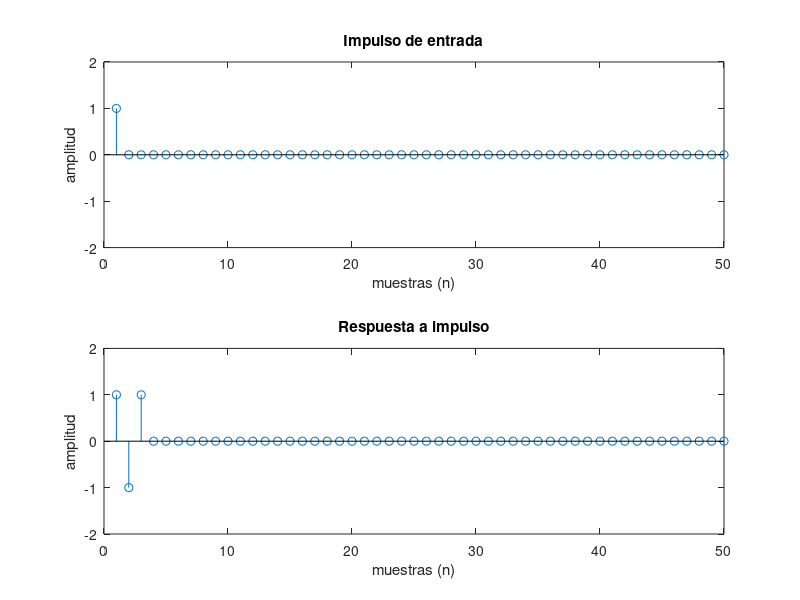

The MATLAB source for this figure: (Note: this script raises an error after producing the figure.)
clc
close all


%% I.1
% y(n) = x(n) - 2*cos(t)*x(n-1) + x(n-2)
close all

fs = 50;
n = 1:1:fs;
L = length(n);
t = pi/3;

x = zeros(1, L); x(1) = 1;
y = zeros(1, length(x));

y(1) = x(1);
y(2) = x(2) - 2*cos(t)*x(1);
for i = 3 : length(x)
    y(i) = x(i) - 2*cos(t)*x(i-1) + x(i-2);
end

subplot(2,1,1)
stem(n, x)
xlabel('muestras (n)'); ylabel('amplitud');
axis([0 L -2 2])
title('Impulso de entrada')

subplot(2,1,2)
stem(n, y)
xlabel('muestras (n)'); ylabel('amplitud');
axis([0 L -2 2])
title('Respuesta a impulso')

% |H(w)| = |1 - 2cos(t)*e^(-jw) + e^(-2jw)|
close all

w_array = -pi:1e-3:pi;
yy1 = H1(w_array, pi/6);
yy2 = H1(w_array, pi/3);
yy3 = H1(w_array, pi/2);

plot(w_array, yy1)
hold on
plot(w_array, yy2)
plot(w_array, yy3)
axis([-pi pi -40 20]); xlabel('w (rad/muestra)'); ylabel('magnitud (dB)');
title('Magnitud de respuesta en frecuencia para distintos \theta')
hold off
legend('pi/6','pi/3','pi/2')

%% I.2


r_p = 0.7;
b0 = 1-r_p;

y(1) = b0*x(1);
y(2) = b0*x(1) +2*r_p*cos(t)*y(1);

for i = 1:length(x)
    if (i-2>0)
        y(i) = b0*x(i) + 2*r_p*cos(t)*y(i-1) - r_p^2*y(i-2);
    end
end
subplot(2,1,1)
stem(n, x)
xlabel('muestras (n)'); ylabel('amplitud');
title('Impulso de entrada')

subplot(2,1,2)
stem(n, y)  
xlabel('muestras (n)'); ylabel('amplitud');
title('Respuesta a impulso')
% |H(w)| = |1 - 2cos(t)*e^(-jw) + e^(-2jw)|
close all

w_array = -pi:1e-3:pi;
yy1 = H2(w_array, 0.99);
yy2 = H2(w_array, 0.9);
yy3 = H2(w_array, 0.7);

plot(w_array, yy1)
hold on
plot(w_array, yy2)
plot(w_array, yy3)
axis([-pi pi -40 20]); xlabel('w (rad/muestra)'); ylabel('magnitud (dB)');
title('Magnitud de respuesta en frecuencia para distintos r')
hold off
legend('0.99','0.9','0.7')

%% I.3 FILTRADO FIR DE LA SEÑAL NSPEECH
load("nspeech.mat");
fn= 1685/fs;
w_arr0 = -pi:2*pi/length(nspeech):pi-2*pi/length(nspeech);

y = FIR_filter(nspeech,fn);
w_arr1 = -pi:2*pi/length(y):pi-2*pi/length(y);

r = 0.99;
theta = 2*pi*fn;
%parámetros
b0 = 1;
b1 = -r*cos(theta);
b2 = r^2;  
B = [b0 b1 b2];
A = 1;

yfi=filter(A, B, nspeech); %FORMA DIRECTA 2 TRANSPUESTA
figure()
plot(w_arr0, (20*log10(abs(fftshift(fft(nspeech))))));
axis([-pi pi -30 75]); xlabel('w (rad/muestra)'); ylabel('magnitud (dB)');
title('Magnitud del espectro de la señal de entrada nspeech')
%plot(w_arr0, abs(fftshift(fft(yfi))));
figure()
plot(w_arr1, (20*log10(abs(fftshift(fft(y))))));
axis([-pi pi -30 75]); xlabel('w (rad/muestra)'); ylabel('magnitud (dB)');
title('Magnitud del espectro de la señal de salida')
figure()
plot(w_arr0, (20*log10(abs(fftshift(fft(yfi))))));
axis([-pi pi -30 75]); xlabel('w (rad/muestra)'); ylabel('magnitud (dB)');
title('Magnitud del espectro de la señal de salida empleando filter()')
%legend('nspeech','filter','FIR filter')A
%%  FILTRADO IIR DE LA SEÑAL PCM
load("pcm.mat")
b_k = [1 -r];
a1 = -r*cos(theta);
a2 = r^2;
a_k = [a1 a2];

filtered_pcm= IIR_filter( pcm, b_k, a_k);
%
paso = (2*pi/(length(pcm)));
w_arr = -pi:paso:pi-paso;
z = fftshift(fft(pcm));
z2 = fftshift(fft(filtered_pcm));


%y_pcm = H2(w_arr, 0.99);
%y_fpcm =  H2(w_arr, 0.99);
figure()
plot(w_arr, abs(z))
axis([-pi pi -20 330]); xlabel('w (rad/s)'); ylabel('magnitud (dB)');
title('Magnitud de respuesta en frecuencia para distintos \theta')
figure()
plot(w_arr, abs(z2))
axis([-pi pi -20 330]); xlabel('w (rad/s)'); ylabel('magnitud (dB)');
title('Magnitud de respuesta en frecuencia para distintos \theta')


%% II.1
wc = 2*pi/3;

N1 = 21;
N2 = 101;
N3 = 1001;

n1=0:N1-1;
n2=0:N2-1;
n3=0:N3-1;

h1 = wc/pi * sinc((n1-(N1-1)/2)*wc/pi);
h2 = wc/pi * sinc((n2-(N2-1)/2)*wc/pi);
h3 = wc/pi * sinc((n3-(N3-1)/2)*wc/pi);
figure()
subplot(3,1,1)
plot(n1,h1)
xlabel('Tiempo (s)')
ylabel('Amplitud')
title('filtro h(n) con N=21')
grid on
subplot(3,1,2)
plot(n2,h2)
xlabel('Tiempo (s)')
ylabel('Amplitud')
title('filtro h(n) con N=101')
grid on
subplot(3,1,3)
plot(n3,h3)
xlabel('Tiempo (s)')
ylabel('Amplitud')
title('filtro h(n) con N=1001')
grid on

[H11,w1]=DTFT(h1,512);
figure()
subplot(3,1,1)
plot(w1/pi,abs(H11))
xlabel('Frecuencia Normalizada (\times\pi rad/muestra)')
ylabel('Magnitud ')
title('|H(w)| con N=21')
grid on
[H21,w2]=DTFT(h2,512);
subplot(3,1,2)
plot(w2/pi,abs(H21))
xlabel('Frecuencia Normalizada (\times\pi rad/muestra)')
ylabel('Magnitud ')
title('|H(w)| con N=101')
grid on
[H31,w3]=DTFT(h3,512);
subplot(3,1,3)
plot(w3/pi,abs((H31)))
xlabel('Frecuencia Normalizada (\times\pi rad/muestra)')
ylabel('Magnitud ')
title('|H(w)| con N=1001')
grid on

figure()
subplot(3,1,1)
plot(w1/pi,unwrap(angle(H11)))
xlabel('Frecuencia Normalizada (\times\pi rad/muestra)')
ylabel('Fase (°)')
ylim([-90 90])
xlim([-1 1])
title('Fase del espectro de H(w) con N=21')
grid on 
subplot(3,1,2)
plot(w2/pi,unwrap(angle(H21)))
xlabel('Frecuencia Normalizada (\times\pi rad/muestra)')
ylabel('Fase (°)')
ylim([-270 90])
xlim([-1 1])
title('Fase del espectro de H(w) con N=101')
grid on 
subplot(3,1,3)
plot(w3/pi,unwrap(angle(H31)))
xlabel('Frecuencia Normalizada (\times\pi rad/muestra)')
ylabel('Fase (°)')
ylim([-270 90])
xlim([-1 1])
title('Fase del espectro de H(w) con N=1001')
grid on 
%% II.2

fs= 1000;
Ts=1/fs;
L = 100;
t = (0:L-1).*Ts;

rect = rectwin(L);
jamon = hann(L);
hamm = hamming(L);
black = blackman(L);
bart = bartlett(L);


figure()
subplot(5,1,1)
plot(t,rect);
xlabel('Tiempo (s)')
ylabel('Amplitud')
title('Ventana rectangular')
grid on

subplot(5,1,2)
plot(t,jamon)
xlabel('Tiempo (s)')
ylabel('Amplitud')
title('Ventana hanning')
grid on

subplot(5,1,3)
plot(t,hamm)
xlabel('Tiempo (s)')
ylabel('Amplitud')
title('Ventana hamming')
grid on

subplot(5,1,4)
plot(t,black)
xlabel('Tiempo (s)')
ylabel('Amplitud')
title('Ventana blackman')
grid on

subplot(5,1,5)
plot(t,bart)
xlabel('Tiempo (s)')
ylabel('Amplitud')
title('Ventana bartlett')
grid on

w=-pi:2*pi/L:pi-2*pi/L;

s_rect=fft(rect);
s_jamon = fft(jamon);
s_hamm = fft(hamm);
s_black = fft(black);
s_bart = fft(bart);

figure()
subplot(5,2,1)
stem(w/pi,20*log10(abs(fftshift(s_rect))))
xlabel('Frecuencia Normalizada (\times\pi rad/muestra)')
ylabel('Magnitud (dB)')
ylim([-50 50])
xlim([-1 1])
title('Magnitud del espectro de la ventana rectangular')
grid on
subplot(5,2,2)
plot(w/pi,unwrap(angle(s_rect)))
xlabel('Frecuencia Normalizada (\times\pi rad/muestra)')
ylabel('Fase (°)')
ylim([-30 10])
xlim([-1 1])
title('Fase del espectro de la ventana rectangular')
grid on 

subplot(5,2,3)
stem(w/pi,20*log10(abs(fftshift(s_jamon))))
xlabel('Frecuencia Normalizada (\times\pi rad/muestra)')
ylabel('Magnitud (dB)')
ylim([-50 50])
xlim([-1 1])
title('Magnitud del espectro de la ventana hanning')
grid on
subplot(5,2,4)
plot(w/pi,unwrap(angle(s_jamon)))
xlabel('Frecuencia Normalizada (\times\pi rad/muestra)')
ylabel('Fase (°)')
ylim([-30 10])
xlim([-1 1])
title('Fase del espectro de la ventana rectangular')
grid on 

subplot(5,2,5)
stem(w/pi,20*log10(abs(fftshift(s_hamm))))
xlabel('Frecuencia Normalizada (\times\pi rad/muestra)')
ylabel('Magnitud (dB)')
ylim([-50 50])
xlim([-1 1])
title('Magnitud del espectro de la ventana hamming')
grid on
subplot(5,2,6)
plot(w/pi,unwrap(angle(s_hamm)))
xlabel('Frecuencia Normalizada (\times\pi rad/muestra)')
ylabel('Fase (°)')
ylim([-30 10])
xlim([-1 1])
title('Fase del espectro de la ventana rectangular')
grid on 

subplot(5,2,7)
stem(w/pi,20*log10(abs(fftshift(s_black))))
xlabel('Frecuencia Normalizada (\times\pi rad/muestra)')
ylabel('Magnitud (dB)')
ylim([-50 50])
xlim([-1 1])
title('Magnitud del espectro de la ventana blackman')
grid on
subplot(5,2,8)
plot(w/pi,unwrap(angle(s_black)))
xlabel('Frecuencia Normalizada (\times\pi rad/muestra)')
ylabel('Fase (°)')
ylim([-30 10])
xlim([-1 1])
title('Fase del espectro de la ventana rectangular')
grid on 


subplot(5,2,9)
stem(w/pi,20*log10(abs(fftshift(s_bart))))
xlabel('Frecuencia Normalizada (\times\pi rad/muestra)')
ylabel('Magnitud (dB)')
ylim([-50 50])
xlim([-1 1])
title('Magnitud del espectro de la ventana bartlett')
grid on
subplot(5,2,10)
plot(w/pi,unwrap(angle(s_bart)))
xlabel('Frecuencia Normalizada (\times\pi rad/muestra)')
ylabel('Fase (°)')
ylim([-30 10])
xlim([-1 1])
title('Fase del espectro de la ventana rectangular')
grid on 



%% III
%III.2
fs=16000;
fc=3000;
w=pi*fc/fs;
n=70;

A1 = fir1(n,w,"low","scale");
A2 = fir1(n,w,"low",rectwin(n+1),"scale");
A3 = fir1(n,w,"low",blackman(n+1),"scale");
figure()
freqz(A1,1,16000)
title('Espectro del filtro pasabajos de orden 70, fc=3kHz, fs=16ksps.')
figure()
freqz(A2,1,16000)
title('Espectro del filtro pasabajos de orden 70, fc=3kHz, fs=16ksps, método fir1 con ventana rectangular.')
figure()
freqz(A3,1,16000)
title('Espectro del filtro pasabajos de orden 70, fc=3kHz, fs=16ksps, método fir1 con ventana blackman.')
%% III.3
f=[0 0.1 0.1 0.4 0.4 0.65 0.75 1];
m=[1 1 0 0 0.5 0.5 0 0];
B1 = fir2(70,f,m);
B2 = fir2(150,f,m);

figure()
freqz(B1,1,16000)
title('Espectro del filtro FIR solicitado de orden 70, método fir2().')

figure()
freqz(B2,1,16000)
title('Espectro del filtro FIR solicitado de orden 150, método fir2().')

%% III.4

f=[0 0.1 0.15 0.35 0.4 0.65 0.75 1];
a=[1 1 0 0 0.5 0.5 0 0];
B3 = firpm(70,f,a);
figure()
freqz(B3,1,16000)
title('Espectro del filtro FIR de orden 70, coeficientes obtenidos mediante firpm().')

%% IV.1
Fs = 16000;
Fc1 = 2000;
Fc2 = 4000;
Fc3 = 800;
Fc4 = 1600;
[b1, a1] = ellip(2,3,40,(Fc1/(Fs/2)),"low");
figure()
freqz(b1,a1,[],Fs)
title('Pasa bajos de orden 2 (fc = 2 kHz)')
[b2,a2] = ellip(2,3,40,(Fc2/(Fs/2)),"high");
figure()
freqz(b2,a2,[],Fs)
title('Pasa altos de orden 2 (fc = 4 kHz)')
[b3,a3] = ellip(2,3,40,[(Fc1/(Fs/2)) (Fc2/(Fs/2))]);
figure()
freqz(b3,a3,[],Fs)
title('Pasa banda de orden 4 (f1 = 2 kHz, f2 = 4kHz)')
[b4,a4] = ellip(2,3,40,[(Fc1/(Fs/2)) (Fc2/(Fs/2))],"stop");
figure()
freqz(b4,a4,[],Fs)
title('Rechaza banda de orden 4 (f1 = 2 kHz, f2 = 4kHz)')
%% IV.2
%a) 1.5dB máximo de rizado en banda de paso
[b5,a5] = cheby2(2,20,[(Fc1/(Fs/2)) (Fc2/(Fs/2))],"bandpass");
figure()
freqz(b5,a5,[],Fs)
title('Filtro chebyshev de segundo tipo pasa banda de orden 4 (f1 = 2 kHz, f2 = 4kHz)')

%b) 20 dB de atenuación min en la banda de rechazo 
[b5,a5] = cheby1(2,1.5,[(Fc1/(Fs/2)) (Fc2/(Fs/2))],"bandpass");
figure()
freqz(b5,a5,[],Fs)
title('Filtro chebyshev de primer tipo pasa banda de orden 4 (f1 = 2 kHz, f2 = 4kHz)')
%% IV.3

[b6,a6] = butter(2,[(Fc3/(Fs/2)) (Fc4/(Fs/2))],"bandpass");
figure()
freqz(b6,a6,[],Fs)
title('Filtro butterworth pasa banda de orden 4 (f1 = 800Hz, f2 = 1600Hz)')
[z,p,k] = butter(2,[(Fc3/(Fs/2)) (Fc4/(Fs/2))],"bandpass");
figure()
zplane(z,p)
title('Diagrama de polos y ceros del filtro butterworth pasa-banda de orden 4')
[z,p,k] = butter(4,[(Fc3/(Fs/2)) (Fc4/(Fs/2))],"bandpass");
figure()
zplane(z,p)
title('Diagrama de polos y ceros del filtro butterworth pasa-banda de orden 8')
[z,p,k] = butter(16,[(Fc3/(Fs/2)) (Fc4/(Fs/2))],"bandpass");
figure()
zplane(z,p)
title('Diagrama de polos y ceros del filtro butterworth pasa-banda de orden 32')
%% FUNCIONES
% filtro 
function y = H1(w, t)
    y = abs(1 - 2*cos(t)*exp(-1i*w) + exp(-2*1i*w));
    y = 20*log10(y);
end

function y = H2(w, r)
    y = (1-r)./abs((1 - 2*r*cos(2*pi*0.210625000000000)*exp(-1i*w) + r^2*exp(-2*1i*w)));
    y = 20*log10(y);
end

% Filtro FIR por convolución 
function y = FIR_filter(x,fn) % r = 1 theta = 2*pi*fn
    r = 0.9;
    theta = 2*pi*fn;
    %parámetros
    b0 = 1;
    b1 = -2*r*cos(theta);
    b2 = r^2;  

    b = [b0 b1 b2];
    a = 1;
    h = b/a;
    y = conv(h,x);
end

% Filtro IIR ec de dif. coef A B
function y = IIR_filter( x, bCoeff, aCoeff)
    y = zeros(size(x));
    for i = 1:length(x)

        if i < 2
            y(i) = bCoeff(1)*x(i);        
        elseif (1<i)<3
            y(i) = bCoeff(1)*x(i)+bCoeff(2)*x(i-1)-aCoeff(1)*y(i-1);
        else
            y(i) = bCoeff(1)*x(i)+bCoeff(2)*x(i-1)-aCoeff(1)*y(i-1)-aCoeff(2)*y(i-2);
        end
    end
end
   
